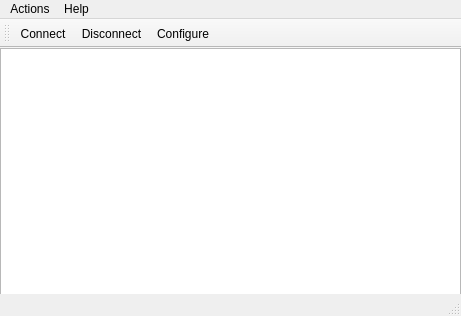
<?xml version="1.0" encoding="UTF-8"?>
<ui version="4.0">
 <class>SyntroZigbeeGatewayClass</class>
 <widget class="QMainWindow" name="SyntroZigbeeGatewayClass">
  <property name="geometry">
   <rect>
    <x>0</x>
    <y>0</y>
    <width>461</width>
    <height>316</height>
   </rect>
  </property>
  <property name="windowTitle">
   <string>SyntroZigbeeGateway</string>
  </property>
  <widget class="QWidget" name="centralWidget">
   <widget class="QTableWidget" name="m_table">
    <property name="geometry">
     <rect>
      <x>0</x>
      <y>0</y>
      <width>461</width>
      <height>261</height>
     </rect>
    </property>
   </widget>
  </widget>
  <widget class="QMenuBar" name="menuBar">
   <property name="geometry">
    <rect>
     <x>0</x>
     <y>0</y>
     <width>461</width>
     <height>21</height>
    </rect>
   </property>
   <widget class="QMenu" name="menuActions">
    <property name="title">
     <string>Actions</string>
    </property>
    <addaction name="actionConnect"/>
    <addaction name="actionDisconnect"/>
    <addaction name="separator"/>
    <addaction name="actionConfigure"/>
    <addaction name="separator"/>
    <addaction name="actionExit"/>
   </widget>
   <widget class="QMenu" name="menuHelp">
    <property name="title">
     <string>Help</string>
    </property>
    <addaction name="actionAbout"/>
   </widget>
   <addaction name="menuActions"/>
   <addaction name="menuHelp"/>
  </widget>
  <widget class="QToolBar" name="mainToolBar">
   <attribute name="toolBarArea">
    <enum>TopToolBarArea</enum>
   </attribute>
   <attribute name="toolBarBreak">
    <bool>false</bool>
   </attribute>
   <addaction name="actionConnect"/>
   <addaction name="actionDisconnect"/>
   <addaction name="actionConfigure"/>
  </widget>
  <widget class="QStatusBar" name="statusBar"/>
  <action name="actionExit">
   <property name="text">
    <string>Exit</string>
   </property>
  </action>
  <action name="actionConnect">
   <property name="text">
    <string>Connect</string>
   </property>
  </action>
  <action name="actionConfigure">
   <property name="text">
    <string>Configure</string>
   </property>
  </action>
  <action name="actionDisconnect">
   <property name="text">
    <string>Disconnect</string>
   </property>
  </action>
  <action name="actionAbout">
   <property name="text">
    <string>About</string>
   </property>
  </action>
 </widget>
 <layoutdefault spacing="6" margin="11"/>
 <resources/>
 <connections/>
</ui>
